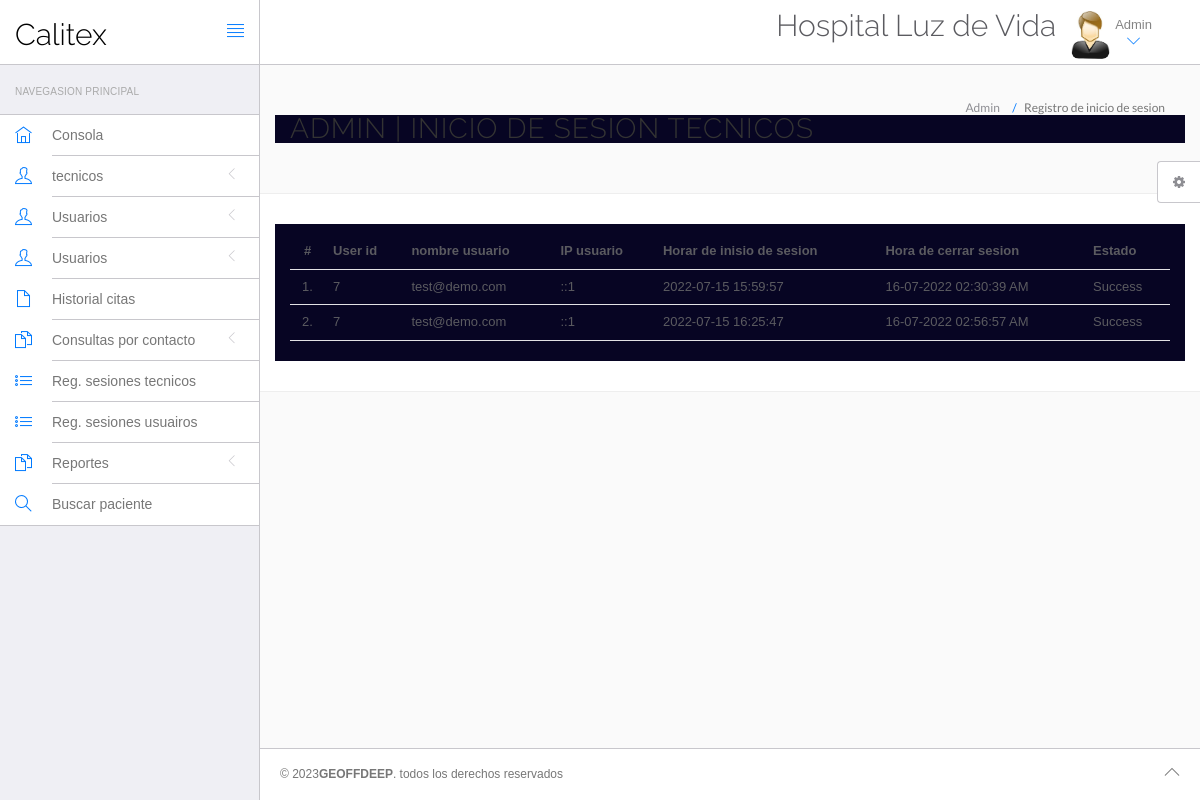
/hms/admin/doctor-logs.php (signed in), run on the app's committed database.
### tables this page shows
CREATE TABLE `doctorslog` (
  `id` int(11) NOT NULL AUTO_INCREMENT,
  `uid` int(11) DEFAULT NULL,
  `username` varchar(255) DEFAULT NULL,
  `userip` binary(16) DEFAULT NULL,
  `loginTime` timestamp NULL DEFAULT current_timestamp(),
  `logout` varchar(255) DEFAULT NULL,
  `status` int(11) DEFAULT NULL,
  PRIMARY KEY (`id`)
);

### hms/admin/doctor-logs.php (the view, shortened to what this page needs)
<?php
include 'include/config.php';
?>
<!DOCTYPE html>
<html lang="en">
	<head>
		<link rel="stylesheet" href="vendor/bootstrap/css/bootstrap.min.css">
		<link rel="stylesheet" href="vendor/fontawesome/css/font-awesome.min.css">
		<link rel="stylesheet" href="vendor/themify-icons/themify-icons.min.css">
		<link href="vendor/animate.css/animate.min.css" rel="stylesheet" media="screen">
		<link href="vendor/perfect-scrollbar/perfect-scrollbar.min.css" rel="stylesheet" media="screen">
		<link href="vendor/switchery/switchery.min.css" rel="stylesheet" media="screen">
		<link href="vendor/bootstrap-touchspin/jquery.bootstrap-touchspin.min.css" rel="stylesheet" media="screen">
		<link href="vendor/select2/select2.min.css" rel="stylesheet" media="screen">
		<link href="vendor/bootstrap-datepicker/bootstrap-datepicker3.standalone.min.css" rel="stylesheet" media="screen">
		<link href="vendor/bootstrap-timepicker/bootstrap-timepicker.min.css" rel="stylesheet" media="screen">
		<link rel="stylesheet" href="assets/css/styles.css">
		<link rel="stylesheet" href="assets/css/plugins.css">
		<link rel="stylesheet" href="assets/css/themes/theme-1.css" id="skin_color" />
	</head>
	<body>
		<div id="app">
<?php include 'include/sidebar.php';?>
			<div class="app-content">
					<?php include 'include/header.php';?>
				<div class="main-content" >
					<div class="wrap-content container" id="container">
						<section id="page-title">
							<div class="row">
								<div class="col-sm-8">
									<h1 class="mainTitle">Admin  | Inicio de sesion tecnicos</h1>
																	</div>
								<ol class="breadcrumb">
									<li>
										<span>Admin </span>
									</li>
									<li class="active">
										<span>Registro de inicio de sesion</span>
									</li>
								</ol>
							</div>
						</section>
						<div class="container-fluid container-fullw bg-white">
									<div class="row">
								<div class="col-md-12">
									<table class="table table-hover" id="sample-table-1">
										<thead>
											<tr>
												<th class="center">#</th>
												<th class="hidden-xs">User id</th>
												<th>nombre usuario</th>
												<th>IP usuario</th>
												<th>Horar de inisio de sesion</th>
												<th>Hora de cerrar sesion</th>
												<th> Estado </th>
											</tr>
										</thead>
										<tbody>
<?php
$sql = mysqli_query($con, "select * from doctorslog ");
$cnt = 1;
while ($row = mysqli_fetch_array($sql)) {
    ?>
											<tr>
												<td class="center"><?php echo $cnt; ?>.</td>
												<td class="hidden-xs"><?php echo $row['uid']; ?></td>
												<td class="hidden-xs"><?php echo $row['username']; ?></td>
												<td><?php echo $row['userip']; ?></td>
												<td><?php echo $row['loginTime']; ?></td>
												<td><?php echo $row['logout']; ?>
												</td>
												<td>
<?php if ($row['status'] == 1) {
        echo "Success";
    } else {
        echo "Failed";
    }?>
</td>
											</tr>
											<?php
$cnt = $cnt + 1;
}?>
										</tbody>
									</table>
								</div>
							</div>
								</div>
					</div>
				</div>
			</div>
	<?php include 'include/footer.php';?>
	<?php include 'include/setting.php';?>
		</div>
	</body>
</html>

### hms/admin/assets/css/themes/theme-1.css (style rules this page uses)
body { background: #FAFAFA; }

### data on the page
doctorslog: uid "7", username "test@demo.com", userip "::1", loginTime "2022-07-15 15:59:57", logout "16-07-2022 02:30:39 AM", status "Success"
doctorslog: uid "7", username "test@demo.com", userip "::1", loginTime "2022-07-15 16:25:47", logout "16-07-2022 02:56:57 AM", status "Success"
